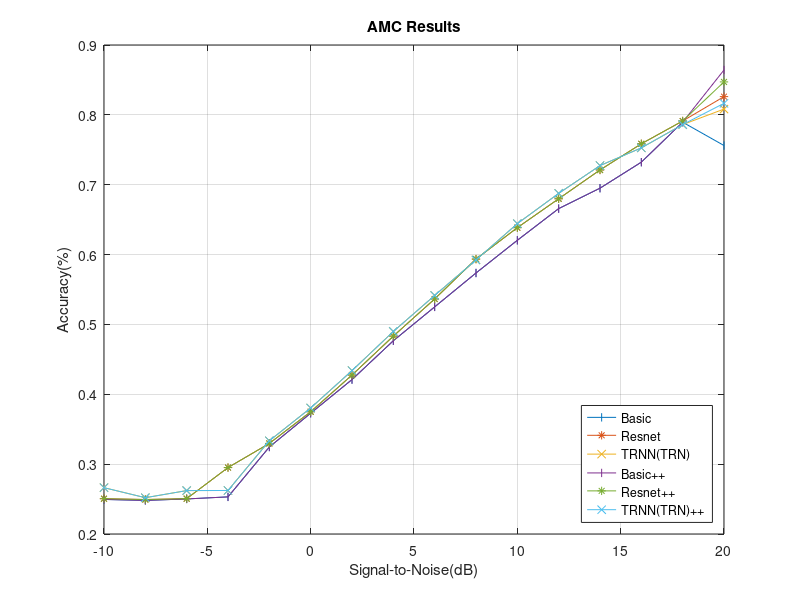

MATLAB code for this plot:
clc; clear; close all;

snr = -10:2:20;

trainingProcessingTimeBasic = [739.745266800000	713.234218500000	713.082119100000	713.273906400000	714.118176900000	713.811235800000	713.651776000000	713.283880800000	713.837317600000	716.895255400000	714.222073500000	714.531660900000	715.100794100000	715.851832600000	714.639575700000	716.684784200000];
accBasic = [0.249491666666667	0.248091666666667	0.250183333333333	0.253141666666667	0.324533333333333	0.372883333333333	0.421066666666667	0.476641666666667	0.525108333333333	0.573633333333333	0.620441666666667	0.665791666666667	0.695033333333333	0.732275000000000	0.789500000000000	0.756108333333333];
testingProcessingTimeBasic = [8.73918560000000	7.42279990000000	6.87464370000000	6.81888880000000	7.12692130000000	6.76434860000000	6.77504820000000	6.81475230000000	6.76330600000000	6.79347840000000	6.80757140000000	6.81872340000000	6.80179780000000	6.82088170000000	6.79406650000000	6.73829350000000];

accBasic_v2 = [0.249491666666667	0.248091666666667	0.250183333333333	0.253141666666667	0.324533333333333	0.372883333333333	0.421066666666667	0.476641666666667	0.525108333333333	0.573633333333333	0.620441666666667	0.665791666666667	0.695033333333333	0.732275000000000	0.789500000000000   0.864250000000000];


trainingProcessingTimeResnet = [1543.53773820000	1718.84705600000	1714.99940370000	1717.10597030000	1716.43059100000	1719.64766370000	1720.23680440000	1725.56184020000	1724.04979460000	1729.58825810000	1724.85975670000	1729.73152610000	1730.56153390000	1730.52105630000	1731.34706120000	1729.80520090000];
accResnet = [0.250533333333333	0.249366666666667	0.250566666666667	0.295100000000000	0.329633333333333	0.375033333333333	0.427550000000000	0.483275000000000	0.536475000000000	0.593541666666667	0.638508333333333	0.679883333333333	0.721108333333333	0.758575000000000	0.791233333333333	0.826100000000000];
testingProcessingTimeResnet = [12.1521656000000	10.2980436000000	10.2145244000000	9.98194380000000	10.1168082000000	10.4821088000000	10.3212217000000	10.0103150000000	10.0464186000000	9.95040180000000	10.0928137000000	10.0053107000000	9.98934060000000	10.1278173000000	9.86447670000000	9.99361370000000];

accResnet_v2 = [0.250533333333333	0.249366666666667	0.250566666666667	0.295100000000000	0.329633333333333	0.375033333333333	0.427550000000000	0.483275000000000	0.536475000000000	0.593541666666667	0.638508333333333	0.679883333333333	0.721108333333333	0.758575000000000	0.791233333333333   0.847150000000000];

trainingProcessingTimeTrnn = [4391.14371840000	4475.14205970000	4458.86499820000	4470.03902870000	4486.75269700000	4491.17854320000	4496.42699590000	4505.51845620000	4511.56123400000	4525.32285130000	4516.31687550000	4519.89564390000	4526.71999670000	4504.78373040000	4507.93238360000	4503.70159740000];
accTrnn = [0.266316666666667	0.251966666666667	0.262141666666667	0.262300000000000	0.333458333333333	0.380400000000000	0.433883333333333	0.489916666666667	0.541491666666667	0.592308333333333	0.644300000000000	0.687600000000000	0.727375000000000	0.752750000000000	0.786075000000000	0.808266666666667];
testingProcessingTimeTrnn = [16.5180706000000	14.9195086000000	14.6548061000000	14.7038578000000	14.8295966000000	14.7068903000000	14.5696345000000	14.6138332000000	14.5499706000000	14.6803466000000	14.7008781000000	14.6677776000000	14.6108204000000	14.6166685000000	14.7435480000000	14.7153912000000];


accTrnn_v2 = [0.266316666666667	0.251966666666667	0.262141666666667	0.262300000000000	0.333458333333333	0.380400000000000	0.433883333333333	0.489916666666667	0.541491666666667	0.592308333333333	0.644300000000000	0.687600000000000	0.727375000000000	0.752750000000000	0.786075000000000	0.8165];


figure;
plot(snr, accBasic, '-|'); hold on; grid on;
plot(snr, accResnet, '-*'); hold on;
plot(snr ,accTrnn, "-x")
plot(snr ,accBasic_v2, '-|')
plot(snr ,accResnet_v2, '-*')
plot(snr ,accTrnn_v2, '-x')

title("AMC Results")
legend("Basic", "Resnet", "TRNN(TRN)", "Basic++", "Resnet++", "TRNN(TRN)++", 'Location', 'southeast')
xlabel("Signal-to-Noise(dB)")
ylabel("Accuracy(%)")